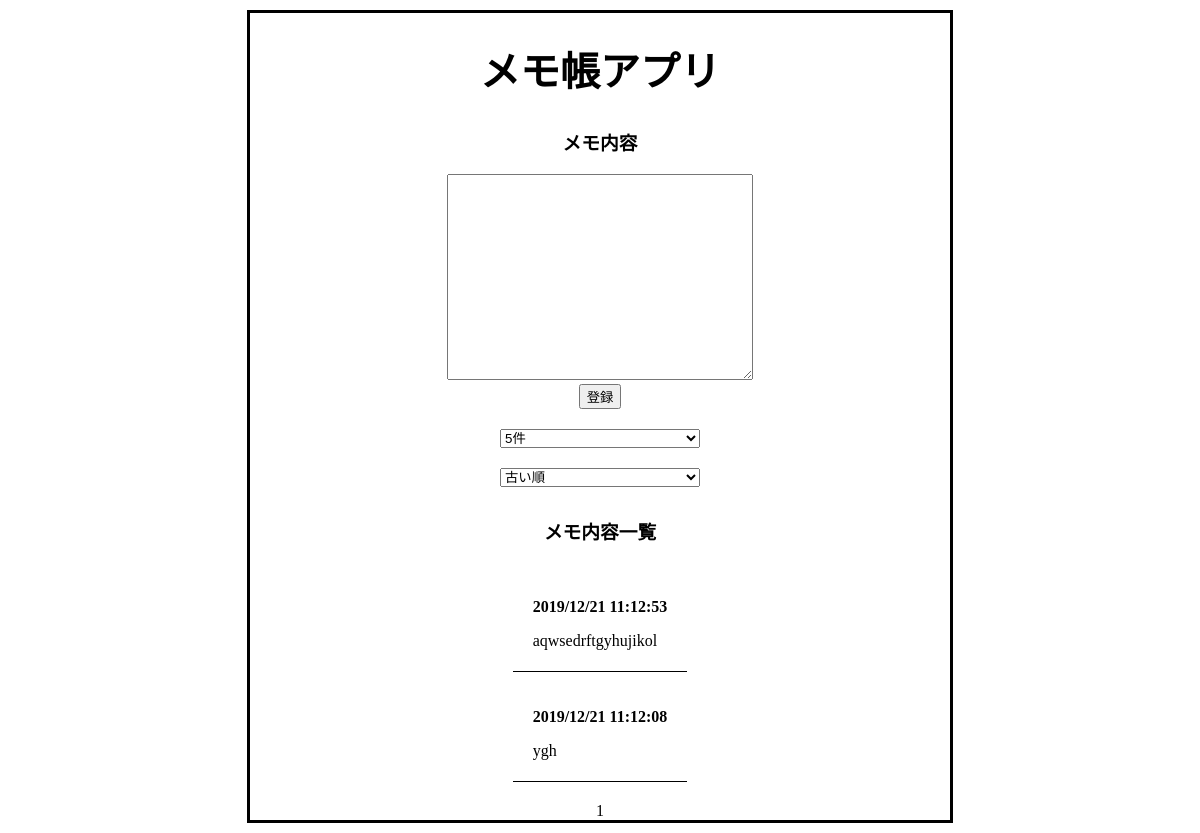
Page /2 on the earlier database version.
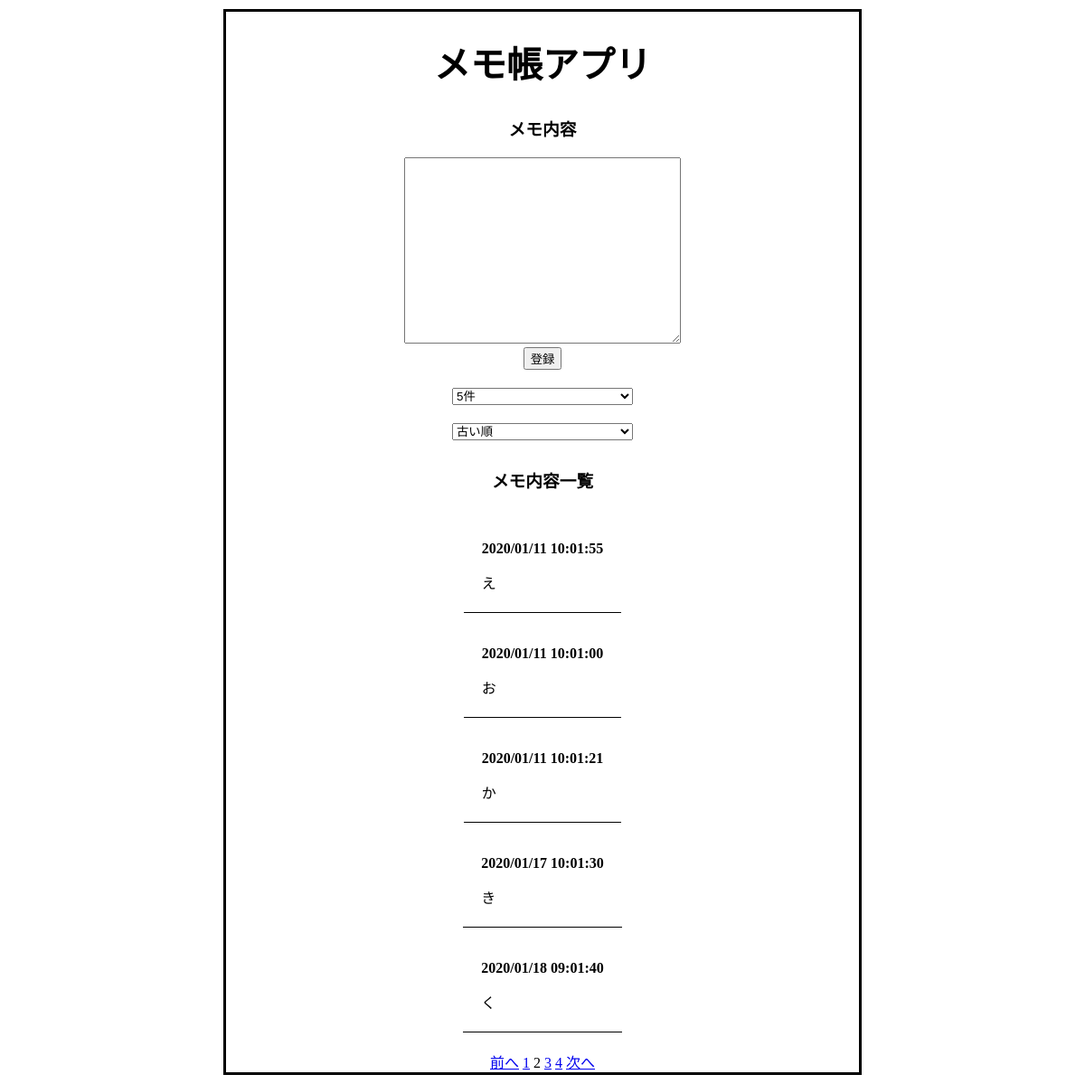
Same page on the later database version.
### memo_app/models.py (models this page shows, shortened)
class Memo(models.Model):
    content = models.CharField(max_length=2000)
    update_datetime = models.DateTimeField(auto_now_add=True)

### memo_app/views.py (the view)
# urls.py: path('', views.index, name='index'),
def index(request, now_page=1):
    if 'record_number' in request.session:
        record_number = request.session['record_number']
    else:
        record_number = 5
    record_number_form = RecordNumberForm()
    record_number_form.initial = {'record_number': str(record_number)}
    if 'order_option' in request.session:
        order_option = request.session['order_option']
    else:
        order_option = 0
    order_option_form = OrderOptionForm()
    order_option_form.initial = {'order_option': str(order_option)}
    if int(order_option) == 0:
        memos = Memo.objects.all().order_by('update_datetime')
    else:
        memos = Memo.objects.all().order_by('update_datetime').reverse()
    page = Paginator(memos,record_number)
    params = {
        'page': page.get_page(now_page),
        'form': PostForm(),
        'record_number_form': record_number_form,
        'order_option_form': order_option_form,
      }
    return render(request, 'index.html', params)

### memo_app/forms.py
class PostForm(forms.ModelForm):
    class Meta:
        model = Memo
        fields = ['content']
        widgets = {
            'content': forms.Textarea(attrs={'class': 'memo-form'})
        }

class RecordNumberForm(forms.Form):
    record_number = forms.ChoiceField(
        widget=forms.Select(attrs={'class': 'option-form',
        'onchange': 'submit(this.form)'}),
        choices=CHOICE_FIELD_RECODE_NUMBERS
    )

### memo_app/templates/index.html (shortened to what this page needs)
<!DOCTYPE html>
<html lang="ja">
{% load static %}
<head>
    <link rel="stylesheet" type="text/css" href="http://yui.yahooapis.com/3.18.1/build/cssreset/cssreset-min.css">
    <link rel="stylesheet" href="style.css">
    <link rel="stylesheet" href="{% static 'style.css' %}">
</head>
<body>
  <div class="fild">
    <div class="about">
      <h1>メモ帳アプリ</h1>
    </div>
    <div class="text-memo">
      <h3>メモ内容</h3>
      <form action="{% url 'post' %}" method="post">
        {{ form.content }}
        <div class="post-form">
            <input type="submit" value="登録" class="post-botton">
        </div>
      </form>
    </div>
    <form action="{% url 'set_record_number' %}" method="post">
      {{ record_number_form.record_number }}
    </form>
    <form action="{% url 'set_order_option' %}" method="post">
      {{ order_option_form.order_option }}
    </form>
    <div class="text-memo">
      <h3>メモ内容一覧</h3>
    </div>
    <div class="memo-list">
    {% for memo in page %}
    <div class="top_list">
      <div class="top_time">
        <p>{{ memo.update_datetime|date:"Y/m/d H:m:s" }}</p>
      </div>
      <div class="top_content">
        <p>{{ memo.content }}</p>
      </div>
    </div>
    {% endfor %}
    </div>
    <div class="pagination">
      {% if page.has_previous == True %}
        <a href="{% url 'index' %}{{ page.previous_page_number }}">{{ "前へ" }}</a>
      {% endif %}
      {% for num in page.paginator.page_range %}
          {% if page.number == num %}
              <span class="current">{{ page.number }}</span>
          {% else %}
              <a href="{% url 'index' %}{{ num }}">{{ num }}</a>
          {% endif %}
      {% endfor %}
      {% if page.has_next == True %}
        <a href="{% url 'index' %}{{ page.next_page_number }}">{{ "次へ" }}</a>
      {% endif %}
    </div>
  </div>
</body>
</html>

### memo_app/static/style.css (style rules this page uses)
.fild { width: 700px; height: auto; text-align: center; border: solid; margin: 10px auto; }
.about { margin-top:20px; font-size: 20px; }
.about h1 { font-weight: bold; }
.text-memo { margin-top: 30px; }
.memo-form { width: 300px; height: 200px; }
.option-form { width: 200px; margin-top: 20px; }
.memo-list { display: flex; align-items: center; flex-direction: column; }
.top_list { border-bottom: 1px black solid; margin-top: 20px; padding: 0px 20px 5px 20px; text-align: left; }
.top_time { font-weight: bold; }
.top_content { margin-top: 2px; }
.pagination { margin-top: 20px; }

Differences in the rows shown:
no longer on this page (row unchanged): Memo: update_datetime "2019/12/21 11:12:53", content "aqwsedrftgyhujikol"
no longer on this page (row unchanged): Memo: update_datetime "2019/12/21 11:12:08", content "ygh"
added Memo: update_datetime "2020/01/11 10:01:55", content "え"
added Memo: update_datetime "2020/01/11 10:01:00", content "お"
added Memo: update_datetime "2020/01/11 10:01:21", content "か"
added Memo: update_datetime "2020/01/17 10:01:30", content "き"
added Memo: update_datetime "2020/01/18 09:01:40", content "く"
Other differences:
{{ "前へ" }}: (not shown) → "前へ"
{{ "次へ" }}: (not shown) → "次へ"
list line gone: "1"
new list line: "1"
new list line: "2"
new list line: "3"
new list line: "4"
